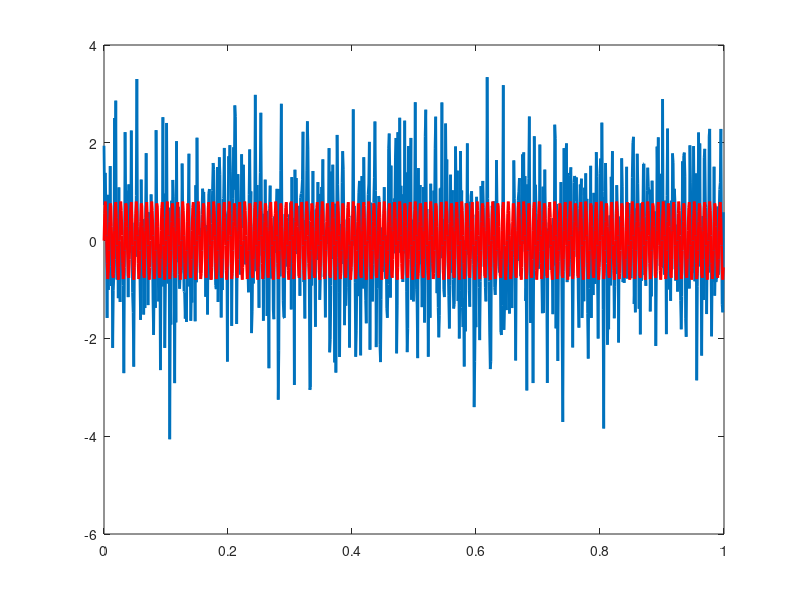

The MATLAB source for this figure: (Note: this script raises an error after producing the figure.)
clc
clear all
close all

Fs = 1000 ;                    % Sampling frequency
T = 1/Fs ;                     % Sample time
L = 1000 ;                     % Length of signal
t = (0:L-1)*T ;                % Time vector
% Sum of a 50 Hz sinusoid and a 120 Hz sinusoid
s1 = sin(2*pi*50*t) ;
s2 = 0.8*sin(2*pi*120*t) ; 
s3 = normrnd(0,1,1,L) ;
% 
% save data
% load data

signal = s2 ;
noise = s3 ;

SNR = 10 * log10(sqrt(mean(signal.^2))/sqrt(mean(noise.^2))) ;

s = signal + noise ;

figure()
plot(t,s,'linewidth',2)
hold on
plot(t,signal,'r','linewidth',2)


%%

figure()
Psd_FFT = PsdFigure(s) ;
xlabel('Frequency(Hz)')
ylabel('Power/Frequency')
grid on

level = 3 ;
wname = 'db7' ;
E = 'shannon' ;

T = wpdec(s,level,wname,E) ;
% T = besttree(T) ;

for j = 1:level
    figure()
    Psd_WP = [] ;
    for i = 0:2^j-1
        rcfs = wprcoef(T,[j i]) ;
        h = runstest(rcfs) ;
        H(j,i+1) = h ;
        subplot(2^j+1,1,i+2)
        Psd_WP(i+1,:) = PsdFigure(rcfs) ;
    end
    
    NFFT = 2^nextpow2(L); % Next power of 2 from length of y
    f = Fs/2*linspace(0,1,NFFT/2+1) ;
    
    subplot(2^j+1,1,1)
    plot(f,Psd_FFT,'k','linewidth',3)
    hold on
    plot(f,sum(Psd_WP),'linewidth',2)
end
% close all

% figure()
% plot(Psd_FFT,'k','linewidth',2)
% hold on
% plot(sum(Psd_WP),'r','linewidth',2)

%%
